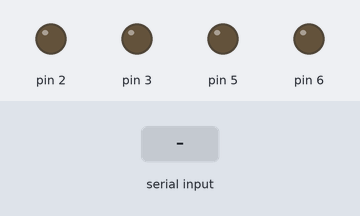
The sketch below on a simulated Arduino Uno, built with avr-gcc and run on an emulated ATmega328P. Shown: output pins drawn as LEDs (lit = HIGH). The test bench sets the inputs (shaded band).

Above: at 1.2 s.
1.3 s: "F" received over Serial
At 1.9 s:
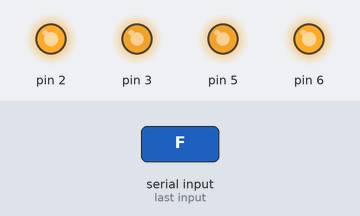
2.8 s: "L" received over Serial
At 3.1 s:
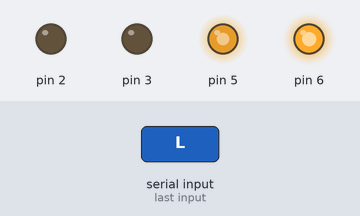
4.3 s: "R" received over Serial
At 5.4 s:
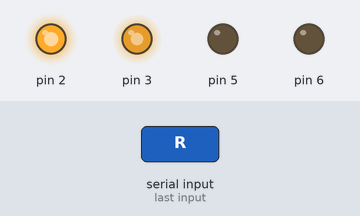
5.8 s: "B" received over Serial
At 6.5 s:
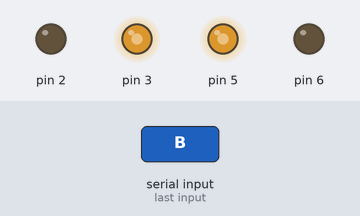
7.3 s: "G" received over Serial
At 7.7 s:
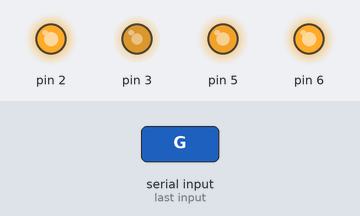
8.8 s: "I" received over Serial
At 10.0 s:
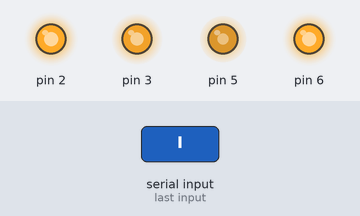
Timing chart, 0 to 11.3 s (numbered marks = the images above; inputs shaded):
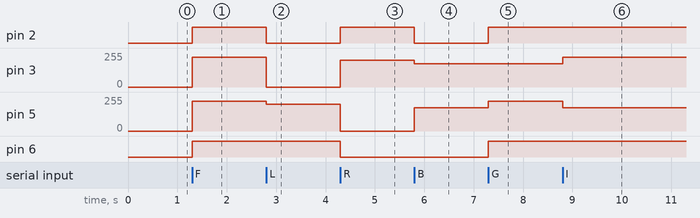

Measured:
- after the input at 1.3 s, pin 2, pin 6: LOW → HIGH at once; pin 3, pin 5: 0/255 → 225/255 at once
- after the input at 2.8 s, pin 2: HIGH → LOW at once; pin 3: 225/255 → 0/255 at once; pin 5: 225/255 → 200/255 at once
- after the input at 4.3 s, pin 2: LOW → HIGH at once; pin 3: 0/255 → 200/255 at once; pin 5: 200/255 → 0/255 at once; pin 6: HIGH → LOW at once
- after the input at 5.8 s, pin 2: HIGH → LOW at once; pin 3: 200/255 → 175/255 at once; pin 5: 0/255 → 175/255 at once
- after the input at 7.3 s, pin 2, pin 6: LOW → HIGH at once; pin 5: 175/255 → 225/255 at once
- after the input at 8.8 s, pin 3: 175/255 → 225/255 at once; pin 5: 225/255 → 175/255 at once

The sketch:

Car.ino
```cpp
#include "Motor.h"

Motor motorLeft(3, 2, 4);
Motor motorRight(5, 6, 7);
char incomingByte;

void setup() {
  // put your setup code here, to run once:
	Serial.begin(115200);
}

void loop() {
  if (Serial.available() > 0) {
  	incomingByte = Serial.read();
  	switch(incomingByte) {
  		case 'F':
  			motorLeft.forward(90);
  			motorRight.forward(90);
  		break;
  		case 'S':
  			motorLeft.stop();
  			motorRight.stop();
  		break;
  		case 'L': // left
  			motorRight.forward(80);
  			motorLeft.stop();
  		break;
  		case 'R': // right
  			motorRight.stop();
  			motorLeft.forward(80);
  		break;
      case 'B':
        motorLeft.backward(70);
        motorRight.backward(70);
      break;
      case 'G': // f-l
        motorLeft.forward(70);
        motorRight.forward(90);
      break;
      case 'I': // f-r
        motorLeft.forward(90);
        motorRight.forward(70);
      break;
  	}
  }
}
```

Motor.cpp
```cpp
#include "Motor.h"
	Motor::Motor(int trottle, int input1, int input2) {
		trottlePin = trottle;
		motorPin1 = input1;
		motorPin2 = input2;

		pinMode(trottlePin, OUTPUT);
		pinMode(motorPin1, OUTPUT);
		pinMode(motorPin1, OUTPUT);
	}

	byte powerToHex(int power) {
		return (byte)power * 2.5;
	}

	void Motor::forward(int power) {
		intState = MotorStateRunForward;

		digitalWrite(motorPin1, HIGH);
		digitalWrite(motorPin2, LOW);
		analogWrite(trottlePin, powerToHex(power));
	}

	void Motor::backward(int power) {
		intState = MotorStateRunBackward;

		digitalWrite(motorPin1, LOW);
		digitalWrite(motorPin2, HIGH);
		analogWrite(trottlePin, powerToHex(power));
	}

	void Motor::stop() {
		intState = MotorStateStopped;
		analogWrite(trottlePin, 0);
		digitalWrite(motorPin1, LOW);
		digitalWrite(motorPin2, LOW);
	}
```

Motor.h
```cpp
#ifndef Motor_h
#define Motor_h

#include "Arduino.h"
typedef enum {
	MotorStateStopped,
	MotorStateRunForward,
	MotorStateRunBackward,
} MotorState;

class Motor {
	byte trottlePin;
	byte motorPin1, motorPin2;
	MotorState intState;
public:
	Motor(int trottle, int input1, int input2);
	// power - 0-100
	void forward(int power);
	void backward(int power);
	void stop();
};

#endif
```
